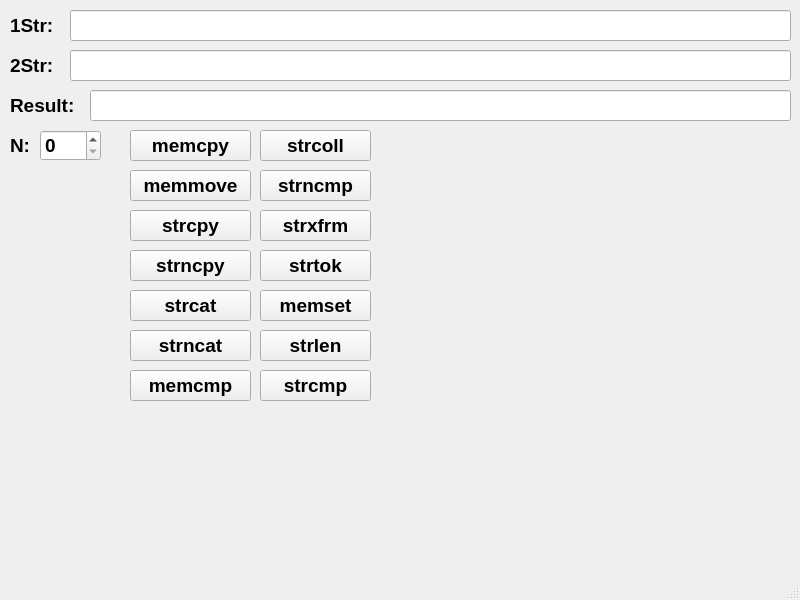
<?xml version="1.0" encoding="UTF-8"?>
<ui version="4.0">
 <class>MainWindow</class>
 <widget class="QMainWindow" name="MainWindow">
  <property name="geometry">
   <rect>
    <x>0</x>
    <y>0</y>
    <width>800</width>
    <height>600</height>
   </rect>
  </property>
  <property name="windowTitle">
   <string>MainWindow</string>
  </property>
  <widget class="QWidget" name="centralwidget">
   <widget class="QLineEdit" name="lineEdit_str1">
    <property name="geometry">
     <rect>
      <x>70</x>
      <y>10</y>
      <width>721</width>
      <height>31</height>
     </rect>
    </property>
    <property name="font">
     <font>
      <pointsize>14</pointsize>
      <bold>true</bold>
     </font>
    </property>
   </widget>
   <widget class="QLineEdit" name="lineEdit_str2">
    <property name="geometry">
     <rect>
      <x>70</x>
      <y>50</y>
      <width>721</width>
      <height>31</height>
     </rect>
    </property>
    <property name="font">
     <font>
      <pointsize>14</pointsize>
      <bold>true</bold>
     </font>
    </property>
   </widget>
   <widget class="QLineEdit" name="lineEdit_result">
    <property name="geometry">
     <rect>
      <x>90</x>
      <y>90</y>
      <width>701</width>
      <height>31</height>
     </rect>
    </property>
    <property name="font">
     <font>
      <pointsize>14</pointsize>
      <bold>true</bold>
     </font>
    </property>
   </widget>
   <widget class="QLabel" name="label_8">
    <property name="geometry">
     <rect>
      <x>10</x>
      <y>10</y>
      <width>61</width>
      <height>31</height>
     </rect>
    </property>
    <property name="font">
     <font>
      <pointsize>14</pointsize>
      <bold>true</bold>
     </font>
    </property>
    <property name="text">
     <string>1Str:</string>
    </property>
   </widget>
   <widget class="QLabel" name="label_9">
    <property name="geometry">
     <rect>
      <x>10</x>
      <y>50</y>
      <width>61</width>
      <height>31</height>
     </rect>
    </property>
    <property name="font">
     <font>
      <pointsize>14</pointsize>
      <bold>true</bold>
     </font>
    </property>
    <property name="text">
     <string>2Str:</string>
    </property>
   </widget>
   <widget class="QLabel" name="label_10">
    <property name="geometry">
     <rect>
      <x>10</x>
      <y>90</y>
      <width>81</width>
      <height>31</height>
     </rect>
    </property>
    <property name="font">
     <font>
      <pointsize>14</pointsize>
      <bold>true</bold>
     </font>
    </property>
    <property name="text">
     <string>Result:</string>
    </property>
   </widget>
   <widget class="QPushButton" name="pushButton_2">
    <property name="geometry">
     <rect>
      <x>130</x>
      <y>130</y>
      <width>121</width>
      <height>31</height>
     </rect>
    </property>
    <property name="font">
     <font>
      <pointsize>14</pointsize>
      <bold>true</bold>
     </font>
    </property>
    <property name="text">
     <string>memcpy</string>
    </property>
   </widget>
   <widget class="QPushButton" name="pushButton_3">
    <property name="geometry">
     <rect>
      <x>130</x>
      <y>170</y>
      <width>121</width>
      <height>31</height>
     </rect>
    </property>
    <property name="font">
     <font>
      <pointsize>14</pointsize>
      <bold>true</bold>
     </font>
    </property>
    <property name="text">
     <string>memmove</string>
    </property>
   </widget>
   <widget class="QPushButton" name="pushButton_12">
    <property name="geometry">
     <rect>
      <x>130</x>
      <y>250</y>
      <width>121</width>
      <height>31</height>
     </rect>
    </property>
    <property name="font">
     <font>
      <pointsize>14</pointsize>
      <bold>true</bold>
     </font>
    </property>
    <property name="text">
     <string>strncpy</string>
    </property>
   </widget>
   <widget class="QPushButton" name="pushButton_7">
    <property name="geometry">
     <rect>
      <x>130</x>
      <y>210</y>
      <width>121</width>
      <height>31</height>
     </rect>
    </property>
    <property name="font">
     <font>
      <pointsize>14</pointsize>
      <bold>true</bold>
     </font>
    </property>
    <property name="text">
     <string>strcpy</string>
    </property>
   </widget>
   <widget class="QPushButton" name="pushButton">
    <property name="geometry">
     <rect>
      <x>130</x>
      <y>370</y>
      <width>121</width>
      <height>31</height>
     </rect>
    </property>
    <property name="font">
     <font>
      <pointsize>14</pointsize>
      <bold>true</bold>
     </font>
    </property>
    <property name="text">
     <string>memcmp</string>
    </property>
   </widget>
   <widget class="QPushButton" name="pushButton_10">
    <property name="geometry">
     <rect>
      <x>130</x>
      <y>330</y>
      <width>121</width>
      <height>31</height>
     </rect>
    </property>
    <property name="font">
     <font>
      <pointsize>14</pointsize>
      <bold>true</bold>
     </font>
    </property>
    <property name="text">
     <string>strncat</string>
    </property>
   </widget>
   <widget class="QPushButton" name="pushButton_4">
    <property name="geometry">
     <rect>
      <x>130</x>
      <y>290</y>
      <width>121</width>
      <height>31</height>
     </rect>
    </property>
    <property name="font">
     <font>
      <pointsize>14</pointsize>
      <bold>true</bold>
     </font>
    </property>
    <property name="text">
     <string>strcat</string>
    </property>
   </widget>
   <widget class="QPushButton" name="pushButton_5">
    <property name="geometry">
     <rect>
      <x>260</x>
      <y>370</y>
      <width>111</width>
      <height>31</height>
     </rect>
    </property>
    <property name="font">
     <font>
      <pointsize>14</pointsize>
      <bold>true</bold>
     </font>
    </property>
    <property name="text">
     <string>strcmp</string>
    </property>
   </widget>
   <widget class="QPushButton" name="pushButton_11">
    <property name="geometry">
     <rect>
      <x>260</x>
      <y>170</y>
      <width>111</width>
      <height>31</height>
     </rect>
    </property>
    <property name="font">
     <font>
      <pointsize>14</pointsize>
      <bold>true</bold>
     </font>
    </property>
    <property name="text">
     <string>strncmp</string>
    </property>
   </widget>
   <widget class="QPushButton" name="pushButton_14">
    <property name="geometry">
     <rect>
      <x>260</x>
      <y>210</y>
      <width>111</width>
      <height>31</height>
     </rect>
    </property>
    <property name="font">
     <font>
      <pointsize>14</pointsize>
      <bold>true</bold>
     </font>
    </property>
    <property name="text">
     <string>strxfrm</string>
    </property>
   </widget>
   <widget class="QPushButton" name="pushButton_6">
    <property name="geometry">
     <rect>
      <x>260</x>
      <y>130</y>
      <width>111</width>
      <height>31</height>
     </rect>
    </property>
    <property name="font">
     <font>
      <pointsize>14</pointsize>
      <bold>true</bold>
     </font>
    </property>
    <property name="text">
     <string>strcoll</string>
    </property>
   </widget>
   <widget class="QPushButton" name="pushButton_13">
    <property name="geometry">
     <rect>
      <x>260</x>
      <y>250</y>
      <width>111</width>
      <height>31</height>
     </rect>
    </property>
    <property name="font">
     <font>
      <pointsize>14</pointsize>
      <bold>true</bold>
     </font>
    </property>
    <property name="text">
     <string>strtok</string>
    </property>
   </widget>
   <widget class="QPushButton" name="pushButton_8">
    <property name="geometry">
     <rect>
      <x>260</x>
      <y>330</y>
      <width>111</width>
      <height>31</height>
     </rect>
    </property>
    <property name="font">
     <font>
      <pointsize>14</pointsize>
      <bold>true</bold>
     </font>
    </property>
    <property name="text">
     <string>strlen</string>
    </property>
   </widget>
   <widget class="QPushButton" name="pushButton_9">
    <property name="geometry">
     <rect>
      <x>260</x>
      <y>290</y>
      <width>111</width>
      <height>31</height>
     </rect>
    </property>
    <property name="font">
     <font>
      <pointsize>14</pointsize>
      <bold>true</bold>
     </font>
    </property>
    <property name="text">
     <string>memset</string>
    </property>
   </widget>
   <widget class="QSpinBox" name="spinBox">
    <property name="geometry">
     <rect>
      <x>40</x>
      <y>130</y>
      <width>61</width>
      <height>31</height>
     </rect>
    </property>
    <property name="font">
     <font>
      <pointsize>14</pointsize>
      <bold>true</bold>
     </font>
    </property>
   </widget>
   <widget class="QLabel" name="label_5">
    <property name="geometry">
     <rect>
      <x>10</x>
      <y>130</y>
      <width>31</width>
      <height>31</height>
     </rect>
    </property>
    <property name="font">
     <font>
      <pointsize>14</pointsize>
      <bold>true</bold>
     </font>
    </property>
    <property name="text">
     <string>N:</string>
    </property>
   </widget>
  </widget>
  <widget class="QMenuBar" name="menubar">
   <property name="geometry">
    <rect>
     <x>0</x>
     <y>0</y>
     <width>800</width>
     <height>22</height>
    </rect>
   </property>
  </widget>
  <widget class="QStatusBar" name="statusbar"/>
 </widget>
 <resources/>
 <connections/>
</ui>
